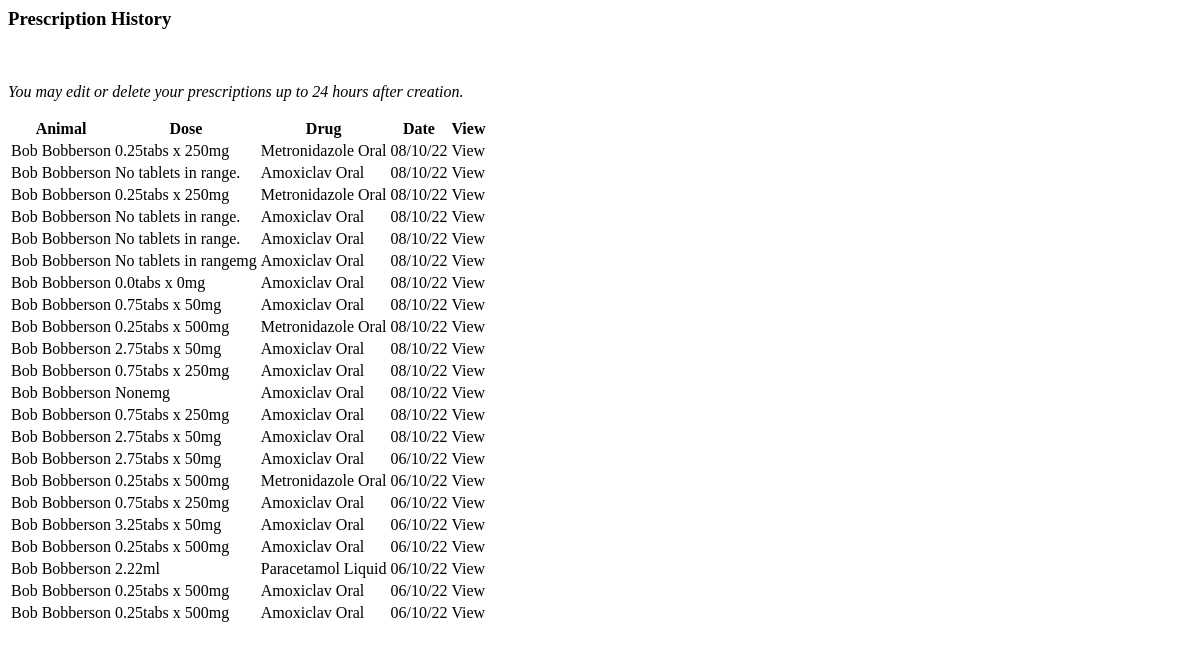
Page /prescriptions/vet-prescrip/ (signed in) on the earlier database version.
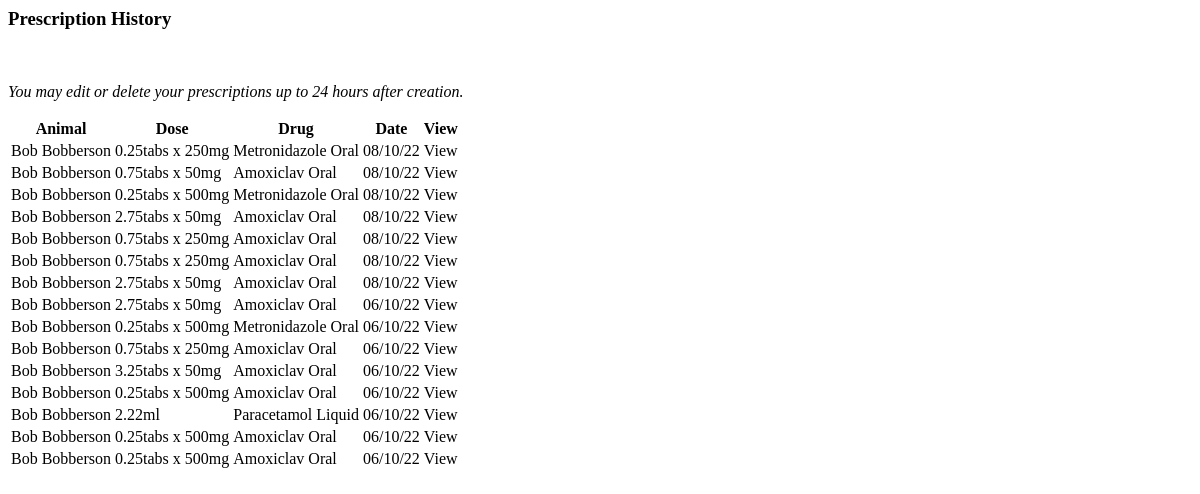
Same page on the later database version.
### prescriptions/models.py (models this page shows, shortened)
class Prescription(models.Model):
    animal = models.ForeignKey(Record, on_delete=models.CASCADE, default=1)
    animal_weight = models.DecimalField(max_digits=5, decimal_places=2,
                                        blank=True, null=True)
    vet = models.ForeignKey(Vet, on_delete=models.CASCADE, default=1)
    drug = models.ForeignKey(Drug, on_delete=models.CASCADE, default=None)
    type = models.CharField(max_length=10, blank=True)
    drug_dose = models.DecimalField(max_digits=4, decimal_places=2,
                                    blank=True, null=True)
    drug_dose_high = models.DecimalField(max_digits=4, decimal_places=2,
                                         blank=True, null=True)
    dose = models.CharField(max_length=100, blank=True, null=True)
    measure = models.CharField(max_length=2, blank=True)
    frequency = models.CharField(max_length=10, choices=FREQUENCY, blank=True)
    length = models.PositiveIntegerField(default=0, blank=True)
    route = models.CharField(max_length=8, blank=True)
    date = models.DateTimeField(auto_now_add=True)
    class Meta:
        ordering = ['-date']

class Drug(models.Model):
    name = models.CharField(max_length=50)
    type = models.CharField(max_length=10, choices=TYPES, default='Injectable')
    dose = models.DecimalField(max_digits=4, decimal_places=2)
    high_dose = models.DecimalField(max_digits=4, decimal_places=2, blank=True,
                                    null=True,
                                    help_text='Add high dose for tablets \
                                    only.')
    tablet_strength = models.CharField(max_length=100, blank=True,
                                       help_text='Add tablet strength in \
                                       numbers, separated by commas.')
    measure = models.CharField(max_length=2, choices=MEASURE)
    category = models.ForeignKey(Category, on_delete=models.CASCADE)
    route = models.CharField(max_length=8, choices=ROUTES)
    warnings = models.CharField(max_length=300, default='None')
    def __str__(self):
        return self.name
    class Meta:
        ordering = ['name']

### records/models.py (models this page shows)
class Record(models.Model):
    name = models.CharField(max_length=50)
    surname = models.CharField(max_length=50)
    date_of_birth = models.DateField()
    species = models.CharField(choices=SPECIES, max_length=10)
    breed = models.CharField(max_length=50)
    sex = models.CharField(choices=SEX, max_length=10)
    weight = models.DecimalField(max_digits=5, decimal_places=2)
    note = models.CharField(max_length=300, blank=True)
    def __str__(self):
        return self.name + " " + self.surname
    class Meta:
        ordering = ['surname']
        unique_together = [
            'name',
            'surname',
            'date_of_birth',
            'species',
            'sex']

### petrx/decorators.py (the view)
    def wrapper(request, *args, **kwargs):
        if request.user.is_authenticated:
            if request.user.is_active:
                return function(request, *args, **kwargs)
            else:
                return render(request, 'vetprofiles/restricted.html')
        else:
            return redirect('vetprofiles:login')

### prescriptions/views.py (called while the page is built)
@vet_login_and_active
def vet_prescrip(request):
    prescrip_list = Prescription.objects.filter(vet=request.user).all()
    context = {'prescrip_list': prescrip_list}
    return render(request, 'prescriptions/list_prescrip_vet.html', context)

### prescriptions/templates/prescriptions/list_prescrip_vet.html (shortened to what this page needs)
<h3 class="subheadings">Prescription History</h3>
<p><em>You may edit or delete your prescriptions up to 24 hours after creation.</em></p>
<div class="prescrip-contain">
    <table>
        <thead>
            <tr>
                <th>Animal</th>
                <th class="lg-prescrip">Dose</th>
                <th class="lg-prescrip">Drug</th>
                <th>Date</th>
                <th>View</th>
            </tr>
        </thead>
        <tbody>
            {% for prescription in prescrip_list %}
            <tr>
                <td>{{ prescription.animal }}</td>
                <td class="lg-prescrip">{{ prescription.dose }}{{ prescription.measure }}</td>
                <td class="lg-prescrip">{{ prescription.drug }}</td>
                <td>{{ prescription.date|date:'d/m/y' }}</td>
                <td><a data-hx-get="{% url 'prescriptions:detail_prescrip' prescrip_id=prescription.id %}"
                        data-hx-target="#modal-dialog" class="pet-links" aria-label="View prescription">View</a></td>
            </tr>
        </tbody>
        {% endfor %}
    </table>
</div>

Differences in the rows shown:
removed Prescription: animal "Bob Bobberson", dose "No tablets in range.", drug "Amoxiclav Oral", date "08/10/22"
removed Prescription: animal "Bob Bobberson", dose "0.25tabs x 250", measure "mg", drug "Metronidazole Oral", date "08/10/22"
removed Prescription: animal "Bob Bobberson", dose "No tablets in range.", drug "Amoxiclav Oral", date "08/10/22"
removed Prescription: animal "Bob Bobberson", dose "No tablets in range.", drug "Amoxiclav Oral", date "08/10/22"
removed Prescription: animal "Bob Bobberson", dose "No tablets in range", measure "mg", drug "Amoxiclav Oral", date "08/10/22"
removed Prescription: animal "Bob Bobberson", dose "0.0tabs x 0", measure "mg", drug "Amoxiclav Oral", date "08/10/22"
removed Prescription: animal "Bob Bobberson", dose "None", measure "mg", drug "Amoxiclav Oral", date "08/10/22"
